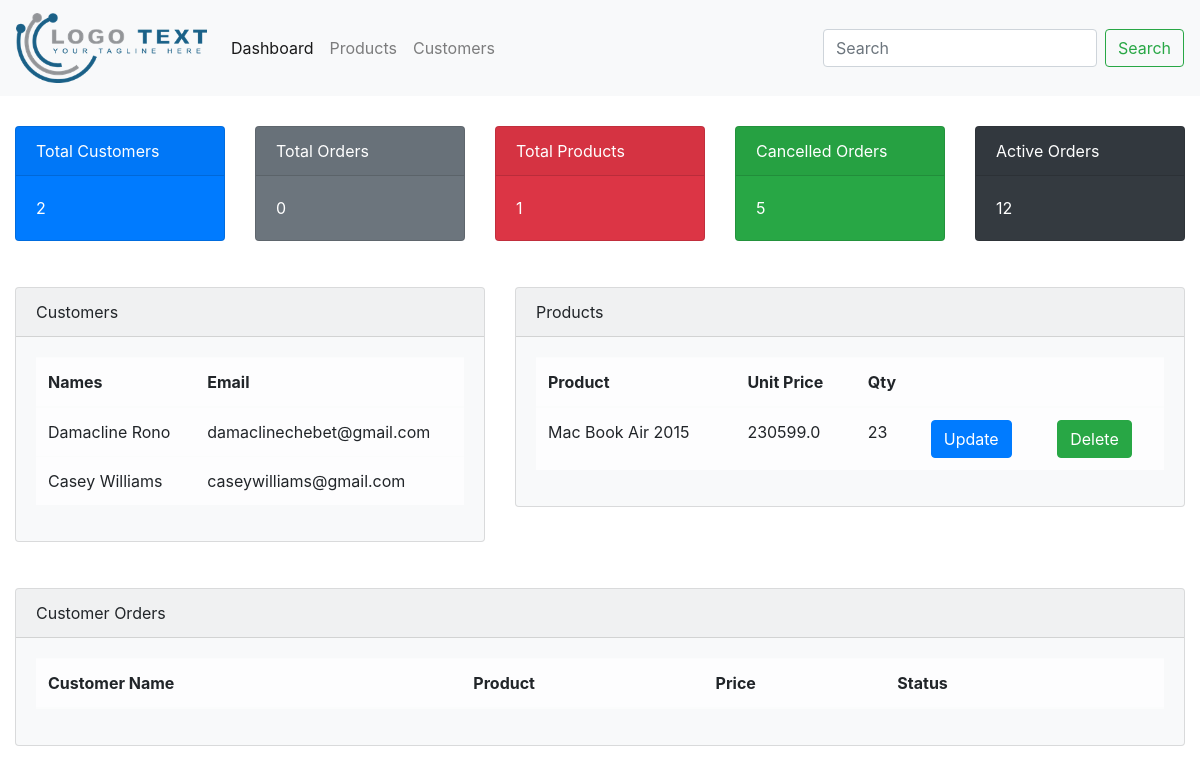
The app's page /, older data.
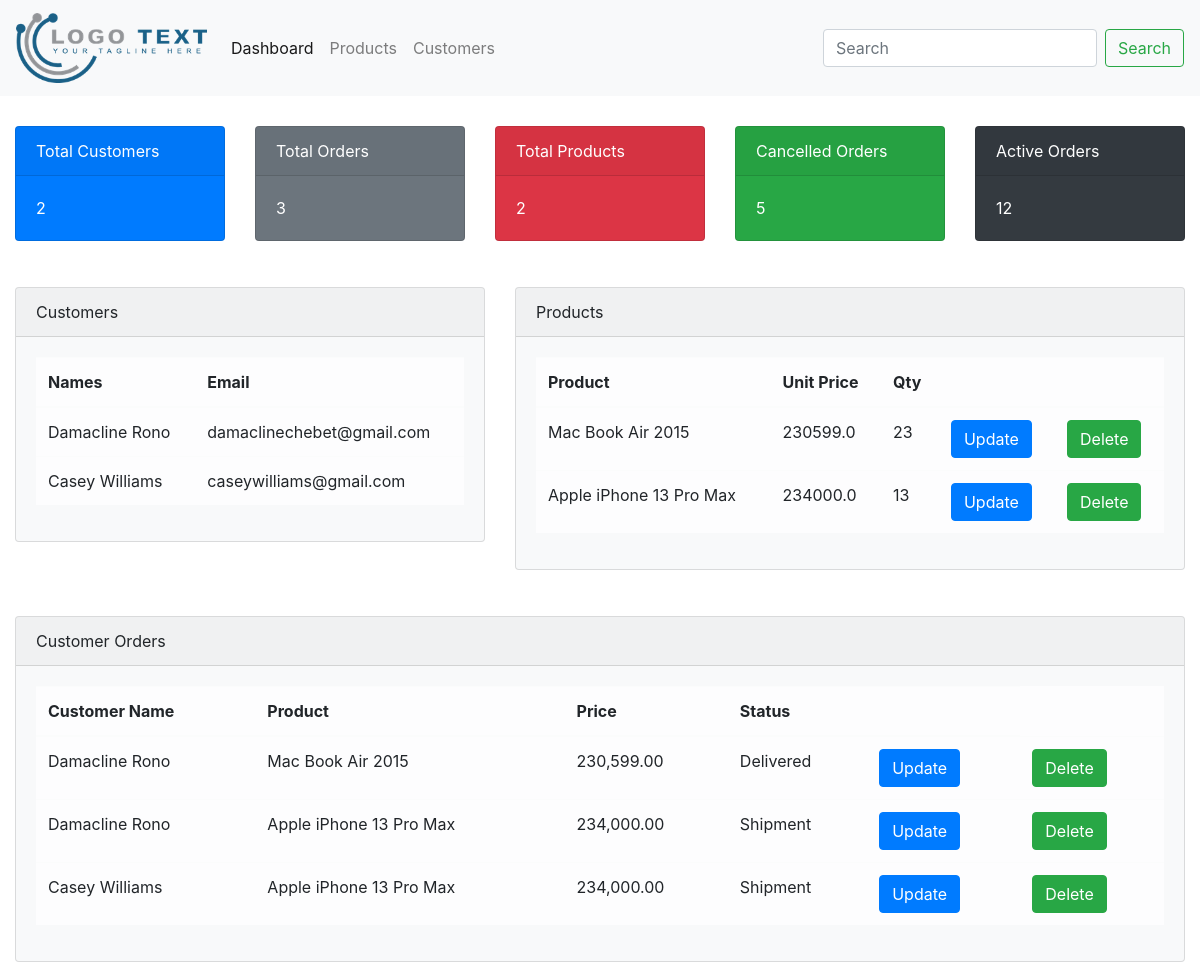
The same page, newer data.
### portal/models.py (models this page shows, shortened)
class Customer(models.Model):
    name = models.CharField(max_length=200, null=True)
    phone = models.CharField(max_length=20, null=True)
    email = models.EmailField(max_length=200, null=True)
    date_created = models.DateTimeField(auto_now_add=True, null=True)

class Product(models.Model):
    CATEGORY = (
        ('Electronic', 'ELECTRONIC'),
        ('Footwear', 'FOOTWEAR'),
        ('Consumable', 'CONSUMABLE'),
        ('Clothing', 'CLOTHING'),
        ('Industrial', 'INDUSTRIAL')
    )
    name = models.CharField(max_length=200, null=True)
    description = models.TextField(max_length=255, null=True, blank=True)
    unit_price = models.FloatField(null=True)
    base_price = models.FloatField(null=True)
    base_unit = models.CharField(max_length=20, choices=BASE_UNIT, default="packet", null=True)
    category = models.CharField(max_length=100, null=True, choices=CATEGORY)
    quantity = models.IntegerField(null=True)
    is_in_stock = models.BooleanField(default=True)
    is_limited = models.BooleanField(default=True)
    date_created = models.DateTimeField(auto_now_add=True, null=True)
    tags = models.ManyToManyField(Tag)

class Order(models.Model):
    STATUS = (
        ('Pending', 'PENDING'),
        ('Out of Stock', 'OUT_OF_STOCK'),
        ('Delivered', 'DELIVERED'),
        ('Shipment', 'SHIPMENT')
    )
    customer = models.ForeignKey(Customer, null=True, on_delete=models.SET_NULL)
    product = models.ForeignKey(Product, null=True, on_delete=models.SET_NULL)
    status = models.CharField(max_length=20, choices=STATUS, default="Pending", null=True)
    date_created = models.DateTimeField(auto_now_add=True, null=True)

### portal/views.py (the view)
# urls.py: path('', views.dashboard),
def dashboard(request):
    total_customers = Customer.objects.all()
    total_products = Product.objects.all()
    total_orders = Order.objects.all()
    context = {'customers': total_customers, 'products': total_products, 'orders': total_orders}
    return render(request, 'portal/dashboard.html', context)

### portal/templates/portal/dashboard.html (shortened to what this page needs)
{% extends 'portal/base.html' %}
{% block content %}
    {% include "portal/navbar.html" %}
    {% include "portal/dashboard_counter.html" %}
    {% include "portal/dashboard_datatable.html" %}
{% endblock %}

### portal/templates/portal/base.html (shortened to what this page needs)
<!DOCTYPE html>
<html lang="en">
<head>
    <link rel="stylesheet" href="https://cdn.jsdelivr.net/npm/bootstrap@4.6.1/dist/css/bootstrap.min.css"
>
</head>
<body>
    {% block content %}{% endblock %}
</body>
</html>

### portal/templates/portal/navbar.html (shortened to what this page needs)
{% load static %}
<nav class="navbar navbar-expand-lg navbar-light bg-light">
  <div class="collapse navbar-collapse" id="navbarTogglerDemo01">
    <a class="navbar-brand" href="/">
      <img src="{% static 'img/logo.png' %}" alt="Logo" height="70 px"/>
    </a>
    <ul class="navbar-nav mr-auto mt-2 mt-lg-0">
      <li class="nav-item active">
        <a class="nav-link" href="/">Dashboard <span class="sr-only">(current)</span></a>
      </li>
      <li class="nav-item">
        <a class="nav-link" href="/products">Products</a>
      </li>
      <li class="nav-item">
        <a class="nav-link" href="/customers">Customers</a>
      </li>
    </ul>
    <form class="form-inline my-2 my-lg-0">
      <input class="form-control mr-sm-2" type="search" placeholder="Search" aria-label="Search">
      <button class="btn btn-outline-success my-2 my-sm-0" type="submit">Search</button>
    </form>
  </div>
</nav>

### portal/templates/portal/dashboard_counter.html
<div class="container-fluid" style="padding-top: 30px;">
  <div class="row">
    <div class="col-sm">
      <div class="card text-white bg-primary mb-3" style="max-width: 18rem;">
        <div class="card-header">Total Customers</div>
        <div class="card-body">
          <p class="card-text">{{ customers.count }}</p>
        </div>
      </div>
    </div>
    <div class="col-sm">
      <div class="card text-white bg-secondary mb-3" style="max-width: 18rem;">
        <div class="card-header">Total Orders</div>
        <div class="card-body">
          <p class="card-text">{{orders.count }}</p>
        </div>
      </div>
    </div>
    <div class="col-sm">
      <div class="card text-white bg-danger mb-3" style="max-width: 18rem;">
        <div class="card-header">Total Products</div>
        <div class="card-body">
          <p class="card-text">{{ products.count }}</p>
        </div>
      </div>
    </div>
    <div class="col-sm">
      <div class="card text-white bg-success mb-3" style="max-width: 18rem;">
        <div class="card-header">Cancelled Orders</div>
        <div class="card-body">
          <p class="card-text">5</p>
        </div>
      </div>
    </div>
    <div class="col-sm">
      <div class="card text-white bg-dark mb-3" style="max-width: 18rem;">
        <div class="card-header">Active Orders</div>
        <div class="card-body">
          <p class="card-text">12</p>
        </div>
      </div>
    </div>
  </div>
</div>

### portal/templates/portal/dashboard_datatable.html
{% load humanize %}
<div class="container-fluid" style="position: relative; margin-top: 30px;">
  <div class="row">
    <div class="col-sm-5">
      <div class="card bg-light mb-3">
        <div class="card-header">Customers</div>
        <div class="card-body">
          <table class="table table-light table-hover">
            <thead>
              <tr>
                <th>Names</th>
                <th>Email</th>
              </tr>
            </thead>
            <tbody>
            {% for c in customers %}
              <tr>
                <td>{{c.name}}</td>
                <td>{{c.email}}</td>
              </tr>
            {% endfor %}
            </tbody>
          </table>
        </div>
      </div>
    </div>
    <div class="col-sm-7">
      <div class="card bg-light mb-3">
        <div class="card-header">Products</div>
        <div class="card-body">
          <table class="table table-light table-hover">
            <thead>
              <tr>
                <th>Product</th>
                <th>Unit Price</th>
                <th>Qty</th>
                <th></th>
                <th></th>
              </tr>
            </thead>
            <tbody>
            {% for p in products %}
              <tr>
                <td>{{p.name}}</td>
                <td>{{p.unit_price}}</td>
                <td>{{p.quantity}}</td>
                <td>
                  <a href="update/{{p.id}}">
                  <button type="button" class="btn btn-primary">
                    Update
                  </button>
                  </a>
                </td>
                <td>
                  <a href="delete/{{p.id}}">
                  <button type="button" class="btn btn-success">
                    Delete
                  </button>
                  </a>
                </td>
              </tr>
            {% endfor %}
            </tbody>
          </table>
        </div>
      </div>
    </div>
  </div>
</div>
<div class="container-fluid" style="position: relative; margin-top: 30px;">
  <div class="row">
    <div class="col-sm-12">
      <div class="card bg-light mb-3">
        <div class="card-header">Customer Orders</div>
        <div class="card-body">
          <table class="table table-light table-hover">
            <thead>
              <tr>
                <th>Customer Name</th>
                <th>Product</th>
                <th>Price</th>
                <th>Status</th>
                <th></th>
              </tr>
            </thead>
            <tbody>
            {% for co in orders %}
              <tr>
                <td>{{co.customer.name}}</td>
                <td>{{co.product.name}}</td>
                <td>{{co.product.unit_price|floatformat:2|intcomma}}</td>
                <td>{{co.status}}</td>
                <td>
                  <a href="update/{{co.id}}">
                  <button type="button" class="btn btn-primary">
                    Update
                  </button>
                  </a>
                </td>
                <td>
                  <a href="delete/{{co.id}}">
                  <button type="button" class="btn btn-success">
                    Delete
                  </button>
                  </a>
                </td>
              </tr>
            {% endfor %}
            </tbody>
          </table>
        </div>
      </div>
    </div>
  </div>
</div>

Row changes from the older to the newer data that the page shows:
added Product: name "Apple iPhone 13 Pro Max", unit_price "234000.0", quantity "13"
added Order: customer.name "Damacline Rono", product.name "Mac Book Air 2015", product.unit_price "230,599.00", status "Delivered"
added Order: customer.name "Damacline Rono", product.name "Apple iPhone 13 Pro Max", product.unit_price "234,000.00", status "Shipment"
added Order: customer.name "Casey Williams", product.name "Apple iPhone 13 Pro Max", product.unit_price "234,000.00", status "Shipment"
Text that changed along with them:
{{ orders.count }}: "0" → "3"
{{ products.count }}: "1" → "2"
